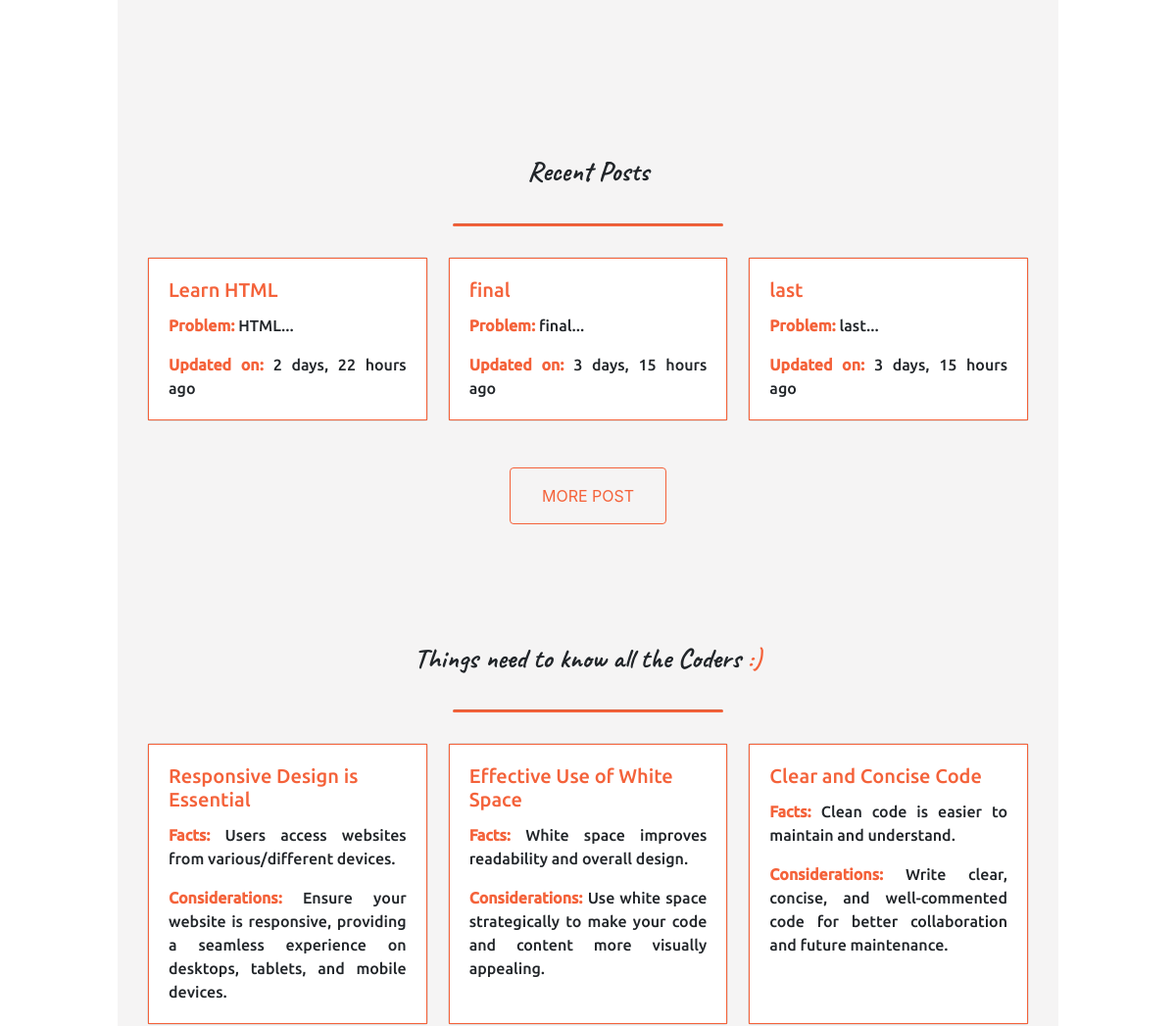
The app's page / (middle part), older data.
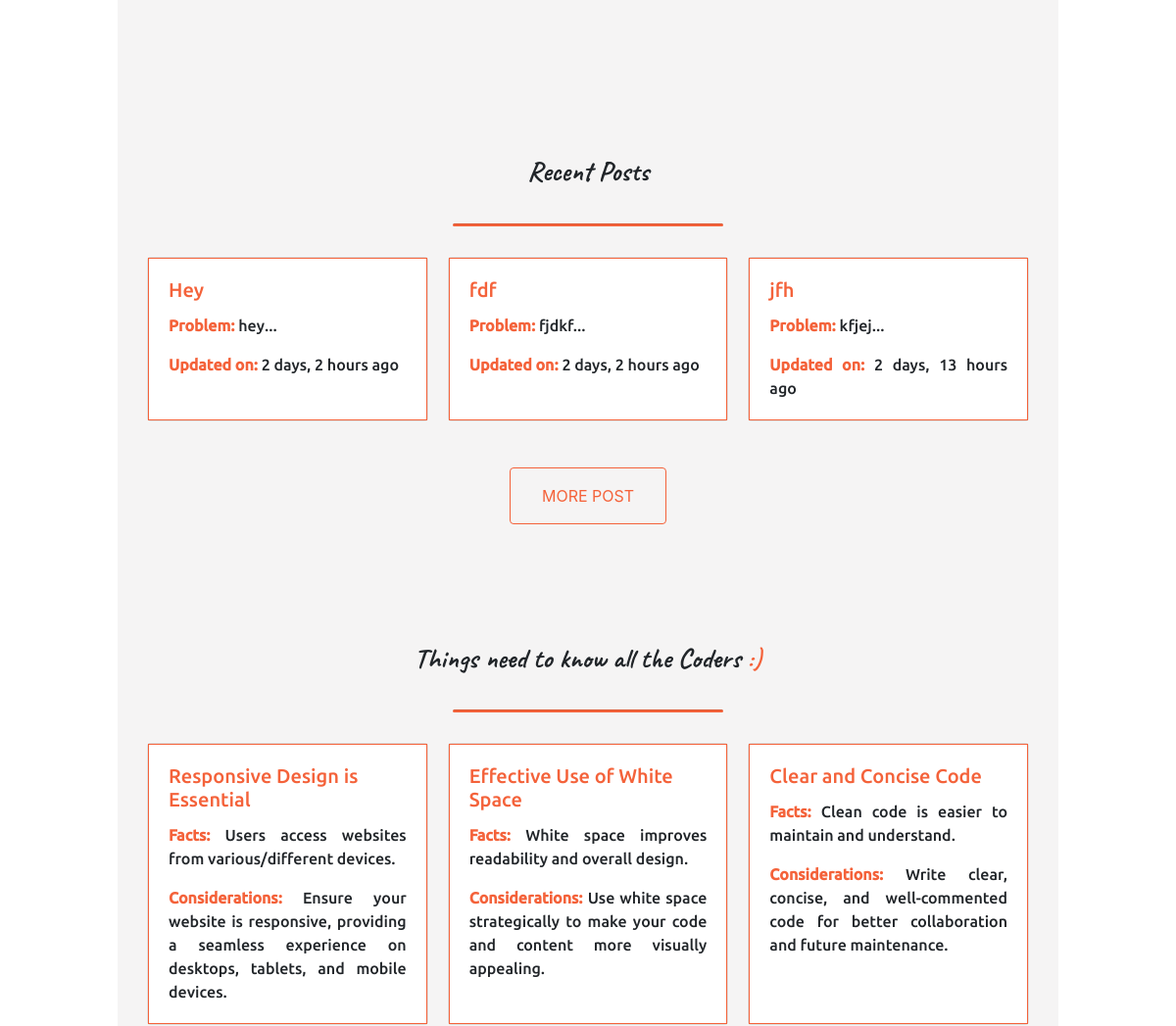
The same page, newer data.
### base/models.py (models this page shows, shortened)
class posts(models.Model):
    post_title = models.CharField(max_length=200)
    post_problem = models.CharField(max_length=200)
    post_image = models.ImageField(upload_to='images/')
    post_description = models.TextField()
    post_created = models.DateTimeField(auto_now_add=True)

class facts(models.Model):
    fact_title = models.CharField(max_length=100)
    fact_fact = models.TextField()
    fact_consideration = models.TextField()
    fact_created = models.DateTimeField(auto_now_add=True)

### base/views.py (the view)
# urls.py: path('', views.home, name="home"),
def home(request):
    message = "Posts Is Not Available For This Query"
    query = request.GET.get('q') if request.GET.get('q') != None else ''
    if query:
        Posts = posts.objects.filter(
            Q(post_title__icontains=query)
        )[0:3]
    else:
        Posts = posts.objects.all().order_by('-post_created').filter()[0:3]
    Facts = facts.objects.all().filter()[0:3]
    testinomials = reviewUs.objects.all().order_by('-testinomial_created').filter()[0:3]
    context = {
        'message': message,
        'facts': Facts,
        'Posts': Posts,
        'testinomials': testinomials,
    }
    return render(request, 'home.html', context)

### templates/home.html (shortened to what this page needs)
{% extends "base.html" %}
{% load static %}
{% block content %}
<section>
  <div>
    <section class="main-section">
      <div class="home-section">
        <div class="home">
          <div class="main-heading">
            <h3>Recent Posts</h3>
            <hr>
          </div>
          <div class="home-card-facts">
            {% if Posts %}
            {% for post in Posts %}
            <div class="card-deck post-card-deck">
              <div class="card">
                <div class="card-body">
                  <h5 class="card-title"><a href="{% url 'displayPost' post.id %}">{{post.post_title}}</a></h5>
                  <p class="card-text"><strong>Problem: </strong>{{post.post_problem | slice:":35"}}...</p>
                  <p class="card-text"><strong>Updated on: </strong>{{post.post_created | timesince}} ago</p>
                </div>
              </div>
            </div>
            {% endfor %}
            {% else %}
            <div>
              <p>{{message}}</p>
            </div>
            {% endif %}
          </div>
          <div class="main-btn">
            <a href="{% url 'post' %}"><button type="button"
                class="btn btn-outline search-btn-color large-main-btn">More Post</button></a>
          </div>
        </div>
      </div>
      <div class="home-section">
        <div class="home">
          <div class="main-heading">
            <h3>Things need to know all the Coders <strong> :)</strong></h3>
            <hr>
          </div>
          <div class="home-card-facts">
            {% for fact in facts %}
            <div class="card-deck">
              <div class="card">
                <div class="card-body">
                  <h5 class="card-title">{{fact.fact_title}}</h5>
                  <p class="card-text"><strong>Facts: </strong>{{fact.fact_fact}}</p>
                  <p class="card-text"><strong>Considerations: </strong>{{fact.fact_consideration}}</p>
                </div>
              </div>
            </div>
            {% endfor %}
          </div>
        </div>
      </div>
</section>
{% endblock %}

Row changes from the older to the newer data that the page shows:
no longer on this page (row unchanged): posts: post_title "Learn HTML", post_problem "HTML", post_created "2 days, 22 hours"
no longer on this page (row unchanged): posts: post_title "final", post_problem "final", post_created "3 days, 15 hours"
no longer on this page (row unchanged): posts: post_title "last", post_problem "last", post_created "3 days, 15 hours"
added posts: post_title "Hey", post_problem "hey", post_created "2 days, 2 hours"
added posts: post_title "fdf", post_problem "fjdkf", post_created "2 days, 2 hours"
added posts: post_title "jfh", post_problem "kfjej", post_created "2 days, 13 hours"
